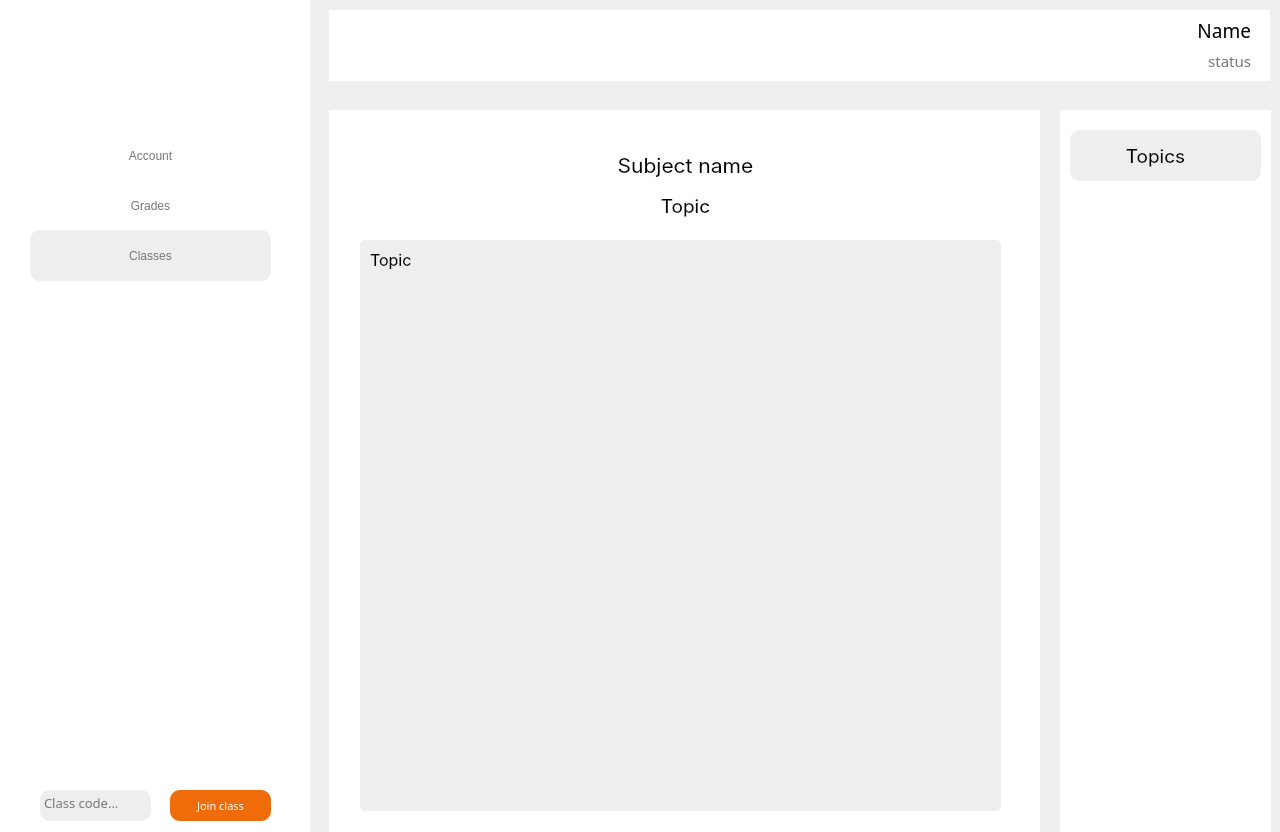
<?xml version="1.0" encoding="UTF-8"?>
<ui version="4.0">
 <class>StudentNotes</class>
 <widget class="QWidget" name="StudentNotes">
  <property name="geometry">
   <rect>
    <x>0</x>
    <y>0</y>
    <width>1280</width>
    <height>832</height>
   </rect>
  </property>
  <property name="minimumSize">
   <size>
    <width>1280</width>
    <height>832</height>
   </size>
  </property>
  <property name="maximumSize">
   <size>
    <width>1280</width>
    <height>832</height>
   </size>
  </property>
  <property name="windowTitle">
   <string>Student Notes</string>
  </property>
  <widget class="QLabel" name="Frame">
   <property name="geometry">
    <rect>
     <x>329</x>
     <y>110</y>
     <width>711</width>
     <height>761</height>
    </rect>
   </property>
   <property name="styleSheet">
    <string notr="true">background-color: rgb(255, 255, 255);
</string>
   </property>
   <property name="text">
    <string/>
   </property>
  </widget>
  <widget class="QLabel" name="NameFrame">
   <property name="geometry">
    <rect>
     <x>329</x>
     <y>10</y>
     <width>941</width>
     <height>71</height>
    </rect>
   </property>
   <property name="styleSheet">
    <string notr="true">QFrame {
    background-color: #ffffff; 
}</string>
   </property>
   <property name="text">
    <string/>
   </property>
  </widget>
  <widget class="QLabel" name="Sidebar">
   <property name="geometry">
    <rect>
     <x>0</x>
     <y>0</y>
     <width>310</width>
     <height>832</height>
    </rect>
   </property>
   <property name="styleSheet">
    <string notr="true">QFrame {
    background-color: #ffffff; 
}</string>
   </property>
   <property name="text">
    <string/>
   </property>
  </widget>
  <widget class="QLabel" name="Logo">
   <property name="geometry">
    <rect>
     <x>0</x>
     <y>20</y>
     <width>311</width>
     <height>51</height>
    </rect>
   </property>
   <property name="autoFillBackground">
    <bool>false</bool>
   </property>
   <property name="styleSheet">
    <string notr="true">background:none;</string>
   </property>
   <property name="text">
    <string/>
   </property>
   <property name="pixmap">
    <pixmap resource="assets.qrc">:/icons/assets/icons/logo.png</pixmap>
   </property>
   <property name="alignment">
    <set>Qt::AlignCenter</set>
   </property>
  </widget>
  <widget class="QPushButton" name="AccountButton">
   <property name="geometry">
    <rect>
     <x>30</x>
     <y>130</y>
     <width>241</width>
     <height>51</height>
    </rect>
   </property>
   <property name="cursor">
    <cursorShape>PointingHandCursor</cursorShape>
   </property>
   <property name="autoFillBackground">
    <bool>false</bool>
   </property>
   <property name="styleSheet">
    <string notr="true">QPushButton {
font: 600 14pt &quot;Roboto Serif SemiBold&quot;;
background:none;
border-radius: 10px;
color: #777777;
}
QPushButton:hover {
font: 600 14pt &quot;Roboto Serif SemiBold&quot;;
border-radius: 10px;
color: #000000;
background-color: #EEEEEE;
 }

</string>
   </property>
   <property name="text">
    <string>Account</string>
   </property>
   <property name="flat">
    <bool>true</bool>
   </property>
  </widget>
  <widget class="QLabel" name="AccountIcon">
   <property name="geometry">
    <rect>
     <x>40</x>
     <y>140</y>
     <width>31</width>
     <height>31</height>
    </rect>
   </property>
   <property name="autoFillBackground">
    <bool>false</bool>
   </property>
   <property name="styleSheet">
    <string notr="true">background:none;</string>
   </property>
   <property name="text">
    <string/>
   </property>
   <property name="pixmap">
    <pixmap resource="assets.qrc">:/icons/assets/icons/account-icon.png</pixmap>
   </property>
   <property name="alignment">
    <set>Qt::AlignCenter</set>
   </property>
  </widget>
  <widget class="QPushButton" name="GradesButton">
   <property name="geometry">
    <rect>
     <x>30</x>
     <y>180</y>
     <width>241</width>
     <height>51</height>
    </rect>
   </property>
   <property name="cursor">
    <cursorShape>PointingHandCursor</cursorShape>
   </property>
   <property name="autoFillBackground">
    <bool>false</bool>
   </property>
   <property name="styleSheet">
    <string notr="true">QPushButton {
font: 600 14pt &quot;Roboto Serif SemiBold&quot;;
background:none;
border-radius: 10px;
color: #777777;
}
QPushButton:hover {
font: 600 14pt &quot;Roboto Serif SemiBold&quot;;
border-radius: 10px;
color: #000000;
background-color: #EEEEEE;
 }

</string>
   </property>
   <property name="text">
    <string>Grades</string>
   </property>
   <property name="flat">
    <bool>true</bool>
   </property>
  </widget>
  <widget class="QLabel" name="ClassesIcon">
   <property name="geometry">
    <rect>
     <x>40</x>
     <y>240</y>
     <width>31</width>
     <height>31</height>
    </rect>
   </property>
   <property name="autoFillBackground">
    <bool>false</bool>
   </property>
   <property name="styleSheet">
    <string notr="true">background:none;</string>
   </property>
   <property name="text">
    <string/>
   </property>
   <property name="pixmap">
    <pixmap resource="assets.qrc">:/icons/assets/icons/classes-icon.png</pixmap>
   </property>
   <property name="alignment">
    <set>Qt::AlignCenter</set>
   </property>
  </widget>
  <widget class="QPushButton" name="ClassesButton">
   <property name="geometry">
    <rect>
     <x>30</x>
     <y>230</y>
     <width>241</width>
     <height>51</height>
    </rect>
   </property>
   <property name="cursor">
    <cursorShape>PointingHandCursor</cursorShape>
   </property>
   <property name="autoFillBackground">
    <bool>false</bool>
   </property>
   <property name="styleSheet">
    <string notr="true">QPushButton {
font: 600 14pt &quot;Roboto Serif SemiBold&quot;;
background:none;
border-radius: 10px;
color: #777777;
background-color: #EEEEEE;
}
QPushButton:hover {
font: 600 14pt &quot;Roboto Serif SemiBold&quot;;
border-radius: 10px;
color: #000000;
 }

</string>
   </property>
   <property name="text">
    <string>Classes</string>
   </property>
   <property name="flat">
    <bool>true</bool>
   </property>
  </widget>
  <widget class="QLabel" name="GradesIcon">
   <property name="geometry">
    <rect>
     <x>40</x>
     <y>190</y>
     <width>31</width>
     <height>31</height>
    </rect>
   </property>
   <property name="autoFillBackground">
    <bool>false</bool>
   </property>
   <property name="styleSheet">
    <string notr="true">background:none;</string>
   </property>
   <property name="text">
    <string/>
   </property>
   <property name="pixmap">
    <pixmap resource="assets.qrc">:/icons/assets/icons/grades-icon.png</pixmap>
   </property>
   <property name="alignment">
    <set>Qt::AlignCenter</set>
   </property>
  </widget>
  <widget class="QLabel" name="Status">
   <property name="geometry">
    <rect>
     <x>1030</x>
     <y>40</y>
     <width>221</width>
     <height>41</height>
    </rect>
   </property>
   <property name="font">
    <font>
     <family>Roboto Serif</family>
     <pointsize>11</pointsize>
    </font>
   </property>
   <property name="styleSheet">
    <string notr="true">background: none;
background-color: rgba(255, 255, 255, 0);
color: #777777;</string>
   </property>
   <property name="text">
    <string>status</string>
   </property>
   <property name="alignment">
    <set>Qt::AlignRight|Qt::AlignTrailing|Qt::AlignVCenter</set>
   </property>
  </widget>
  <widget class="QLabel" name="Name">
   <property name="geometry">
    <rect>
     <x>1080</x>
     <y>10</y>
     <width>171</width>
     <height>41</height>
    </rect>
   </property>
   <property name="font">
    <font>
     <family>Roboto Serif</family>
     <pointsize>14</pointsize>
    </font>
   </property>
   <property name="styleSheet">
    <string notr="true">background: none;
background-color: rgba(255, 255, 255, 0);
color: #000000;</string>
   </property>
   <property name="text">
    <string>Name</string>
   </property>
   <property name="alignment">
    <set>Qt::AlignRight|Qt::AlignTrailing|Qt::AlignVCenter</set>
   </property>
  </widget>
  <widget class="QPushButton" name="JoinClass">
   <property name="geometry">
    <rect>
     <x>170</x>
     <y>790</y>
     <width>101</width>
     <height>31</height>
    </rect>
   </property>
   <property name="font">
    <font>
     <family>Roboto Serif SemiBold</family>
     <pointsize>8</pointsize>
     <italic>false</italic>
     <kerning>true</kerning>
     <fontweight>DemiBold</fontweight>
    </font>
   </property>
   <property name="cursor">
    <cursorShape>PointingHandCursor</cursorShape>
   </property>
   <property name="mouseTracking">
    <bool>true</bool>
   </property>
   <property name="autoFillBackground">
    <bool>false</bool>
   </property>
   <property name="styleSheet">
    <string notr="true">QPushButton {
font: 600 8pt &quot;Roboto Serif SemiBold&quot;;
background-color: #F06B0A;
border-radius: 10px;
color:#ffffff;
}
QPushButton:hover {
font: 600 8pt &quot;Roboto Serif SemiBold&quot;;
background-color: #E94600;
border-radius: 10px;
color:#ffffff;
 }

</string>
   </property>
   <property name="text">
    <string>Join class</string>
   </property>
   <property name="default">
    <bool>false</bool>
   </property>
   <property name="flat">
    <bool>true</bool>
   </property>
  </widget>
  <widget class="QFrame" name="ClassCodeFrame">
   <property name="geometry">
    <rect>
     <x>40</x>
     <y>790</y>
     <width>111</width>
     <height>31</height>
    </rect>
   </property>
   <property name="styleSheet">
    <string notr="true">background-color: #EEEEEE;
border: none;
border-radius:10px;</string>
   </property>
   <property name="frameShape">
    <enum>QFrame::NoFrame</enum>
   </property>
   <property name="frameShadow">
    <enum>QFrame::Plain</enum>
   </property>
   <property name="lineWidth">
    <number>0</number>
   </property>
   <widget class="QTextEdit" name="ClassCode">
    <property name="geometry">
     <rect>
      <x>0</x>
      <y>0</y>
      <width>111</width>
      <height>31</height>
     </rect>
    </property>
    <property name="font">
     <font>
      <family>Roboto Serif Medium</family>
      <pointsize>10</pointsize>
      <italic>false</italic>
      <fontweight>Medium</fontweight>
     </font>
    </property>
    <property name="cursor" stdset="0">
     <cursorShape>PointingHandCursor</cursorShape>
    </property>
    <property name="autoFillBackground">
     <bool>false</bool>
    </property>
    <property name="styleSheet">
     <string notr="true">background-color:rgba(1,1,1,0);
color: 777777;
font: 500 10pt &quot;Roboto Serif Medium&quot;;</string>
    </property>
    <property name="placeholderText">
     <string>Class code...</string>
    </property>
   </widget>
  </widget>
  <widget class="QLabel" name="Subject">
   <property name="geometry">
    <rect>
     <x>330</x>
     <y>140</y>
     <width>711</width>
     <height>51</height>
    </rect>
   </property>
   <property name="font">
    <font>
     <family>Inter</family>
     <pointsize>16</pointsize>
     <italic>false</italic>
     <fontweight>DemiBold</fontweight>
    </font>
   </property>
   <property name="styleSheet">
    <string notr="true">background: none;
background-color: rgba(255, 255, 255, 0);
color: #000000;
font: 600 16pt &quot;Inter&quot;;</string>
   </property>
   <property name="text">
    <string>Subject name</string>
   </property>
   <property name="alignment">
    <set>Qt::AlignCenter</set>
   </property>
  </widget>
  <widget class="QLabel" name="Topic">
   <property name="geometry">
    <rect>
     <x>330</x>
     <y>180</y>
     <width>711</width>
     <height>51</height>
    </rect>
   </property>
   <property name="font">
    <font>
     <family>Inter</family>
     <pointsize>14</pointsize>
     <italic>false</italic>
     <fontweight>DemiBold</fontweight>
    </font>
   </property>
   <property name="styleSheet">
    <string notr="true">background: none;
background-color: rgba(255, 255, 255, 0);
color: #000000;
font: 600 14pt &quot;Inter&quot;;</string>
   </property>
   <property name="text">
    <string>Topic</string>
   </property>
   <property name="alignment">
    <set>Qt::AlignCenter</set>
   </property>
  </widget>
  <widget class="QLabel" name="TopicFrame">
   <property name="geometry">
    <rect>
     <x>360</x>
     <y>240</y>
     <width>641</width>
     <height>571</height>
    </rect>
   </property>
   <property name="styleSheet">
    <string notr="true">background-color: #EEEEEE;
border-radius:5px;</string>
   </property>
   <property name="text">
    <string/>
   </property>
  </widget>
  <widget class="QLabel" name="Note">
   <property name="geometry">
    <rect>
     <x>370</x>
     <y>250</y>
     <width>621</width>
     <height>551</height>
    </rect>
   </property>
   <property name="font">
    <font>
     <family>Inter</family>
     <pointsize>12</pointsize>
     <italic>false</italic>
     <fontweight>Medium</fontweight>
    </font>
   </property>
   <property name="styleSheet">
    <string notr="true">background: none;
background-color: rgba(255, 255, 255, 0);
color: #000000;
font: 500 12pt &quot;Inter&quot;;</string>
   </property>
   <property name="text">
    <string>Topic</string>
   </property>
   <property name="alignment">
    <set>Qt::AlignLeading|Qt::AlignLeft|Qt::AlignTop</set>
   </property>
  </widget>
  <widget class="QLabel" name="TopicsFrame">
   <property name="geometry">
    <rect>
     <x>1060</x>
     <y>110</y>
     <width>211</width>
     <height>761</height>
    </rect>
   </property>
   <property name="styleSheet">
    <string notr="true">background-color: rgb(255, 255, 255);
</string>
   </property>
   <property name="text">
    <string/>
   </property>
  </widget>
  <widget class="QLabel" name="TopicsTitle">
   <property name="geometry">
    <rect>
     <x>1080</x>
     <y>130</y>
     <width>151</width>
     <height>51</height>
    </rect>
   </property>
   <property name="font">
    <font>
     <family>Inter</family>
     <pointsize>14</pointsize>
     <italic>false</italic>
     <fontweight>DemiBold</fontweight>
    </font>
   </property>
   <property name="styleSheet">
    <string notr="true">background: none;
background-color: rgba(255, 255, 255, 0);
color: #000000;
font: 600 14pt &quot;Inter&quot;;</string>
   </property>
   <property name="text">
    <string>Topics</string>
   </property>
   <property name="alignment">
    <set>Qt::AlignCenter</set>
   </property>
  </widget>
  <widget class="QLabel" name="TopicsIcon">
   <property name="geometry">
    <rect>
     <x>1080</x>
     <y>140</y>
     <width>31</width>
     <height>31</height>
    </rect>
   </property>
   <property name="autoFillBackground">
    <bool>false</bool>
   </property>
   <property name="styleSheet">
    <string notr="true">background:none;</string>
   </property>
   <property name="text">
    <string/>
   </property>
   <property name="pixmap">
    <pixmap resource="assets.qrc">:/icons/assets/icons/classes-icon.png</pixmap>
   </property>
   <property name="alignment">
    <set>Qt::AlignCenter</set>
   </property>
  </widget>
  <widget class="QLabel" name="TopicsTitleFrame">
   <property name="geometry">
    <rect>
     <x>1070</x>
     <y>130</y>
     <width>191</width>
     <height>51</height>
    </rect>
   </property>
   <property name="styleSheet">
    <string notr="true">background-color: #EEEEEE;
border-radius:10px;</string>
   </property>
   <property name="text">
    <string/>
   </property>
  </widget>
  <widget class="QWidget" name="verticalLayoutWidget_3">
   <property name="geometry">
    <rect>
     <x>1070</x>
     <y>190</y>
     <width>191</width>
     <height>631</height>
    </rect>
   </property>
   <layout class="QVBoxLayout" name="TopicLayout">
    <property name="spacing">
     <number>0</number>
    </property>
    <item>
     <spacer name="TopicSpacer">
      <property name="orientation">
       <enum>Qt::Vertical</enum>
      </property>
      <property name="sizeHint" stdset="0">
       <size>
        <width>20</width>
        <height>40</height>
       </size>
      </property>
     </spacer>
    </item>
   </layout>
  </widget>
  <widget class="QWidget" name="horizontalLayoutWidget">
   <property name="geometry">
    <rect>
     <x>30</x>
     <y>300</y>
     <width>241</width>
     <height>461</height>
    </rect>
   </property>
   <layout class="QHBoxLayout" name="ClassLayout">
    <item>
     <layout class="QVBoxLayout" name="ClassNameLayout">
      <item>
       <spacer name="ClassNameSpacer">
        <property name="orientation">
         <enum>Qt::Vertical</enum>
        </property>
        <property name="sizeHint" stdset="0">
         <size>
          <width>20</width>
          <height>40</height>
         </size>
        </property>
       </spacer>
      </item>
     </layout>
    </item>
    <item>
     <layout class="QVBoxLayout" name="ClassLeaveLayout">
      <item>
       <spacer name="ClassLeaveSpacer">
        <property name="orientation">
         <enum>Qt::Vertical</enum>
        </property>
        <property name="sizeHint" stdset="0">
         <size>
          <width>20</width>
          <height>40</height>
         </size>
        </property>
       </spacer>
      </item>
     </layout>
    </item>
   </layout>
  </widget>
  <widget class="QLabel" name="Warning">
   <property name="geometry">
    <rect>
     <x>40</x>
     <y>760</y>
     <width>241</width>
     <height>31</height>
    </rect>
   </property>
   <property name="font">
    <font>
     <family>Inter</family>
     <pointsize>8</pointsize>
     <bold>true</bold>
    </font>
   </property>
   <property name="autoFillBackground">
    <bool>false</bool>
   </property>
   <property name="styleSheet">
    <string notr="true">background-color: rgba(255, 255, 255, 0);
color: rgb(170, 0, 0);</string>
   </property>
   <property name="text">
    <string/>
   </property>
  </widget>
  <zorder>TopicsFrame</zorder>
  <zorder>TopicsTitleFrame</zorder>
  <zorder>Frame</zorder>
  <zorder>NameFrame</zorder>
  <zorder>Sidebar</zorder>
  <zorder>Logo</zorder>
  <zorder>AccountButton</zorder>
  <zorder>GradesButton</zorder>
  <zorder>ClassesButton</zorder>
  <zorder>Status</zorder>
  <zorder>Name</zorder>
  <zorder>JoinClass</zorder>
  <zorder>ClassCodeFrame</zorder>
  <zorder>Subject</zorder>
  <zorder>Topic</zorder>
  <zorder>TopicFrame</zorder>
  <zorder>TopicsTitle</zorder>
  <zorder>TopicsIcon</zorder>
  <zorder>verticalLayoutWidget_3</zorder>
  <zorder>AccountIcon</zorder>
  <zorder>horizontalLayoutWidget</zorder>
  <zorder>GradesIcon</zorder>
  <zorder>ClassesIcon</zorder>
  <zorder>Warning</zorder>
  <zorder>Note</zorder>
 </widget>
 <resources>
  <include location="assets.qrc"/>
 </resources>
 <connections/>
</ui>
